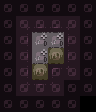

Tiled map render using the project's own tile images. Description and the whole map definition, tile-layer contents included, below:
An orthogonal 6x7 tile map with 16x16 px tiles, 3 tile layers (Base, Attributes, Base), 4 tilesets.

<map version="1.10" tiledversion="1.11.0" orientation="orthogonal" renderorder="right-down" width="6" height="7" tilewidth="16" tileheight="16" infinite="0" nextlayerid="41" nextobjectid="1">
 <properties>
  <property name="avoid_map_edge" type="bool" value="true" />
 </properties>
 <tileset firstgid="1" source="../MapTiles.tsx" />
 <tileset firstgid="257" source="../DiscoFloorTiles.tsx" />
 <tileset firstgid="321" source="../Attributes.tsx" />
 <tileset firstgid="325" source="../TechnicalTiles.tsx" />
 <layer id="1" name="Base" width="6" height="7">
  <data encoding="csv">
0,0,0,0,0,0,
0,261,275,275,262,0,
0,268,344,345,266,0,
0,268,342,180,266,0,
0,268,180,258,270,0,
0,269,259,270,0,0,
0,0,0,0,0,0
</data>
 </layer>
 <layer id="2" name="Attributes" width="6" height="7" opacity="0.2">
  <data encoding="csv">
0,0,0,0,0,0,
0,0,0,0,0,0,
0,0,0,0,0,0,
0,0,0,323,0,0,
0,0,323,0,0,0,
0,0,0,0,0,0,
0,0,0,0,0,0
</data>
 </layer>
 <group id="39" name="Requirements">
  <layer id="40" name="Base" width="6" height="7" opacity="0.49" tintcolor="#00ffff">
   <data encoding="csv">
265,265,265,265,265,265,
265,265,265,265,265,265,
265,265,265,265,265,265,
265,265,265,265,265,265,
265,265,265,265,265,265,
265,265,265,265,265,265,
265,265,265,265,265,0
</data>
  </layer>
 </group>
</map>
